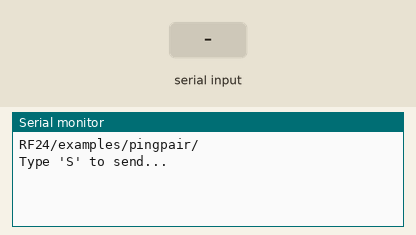
Bench run of a sketch on a simulated Arduino Uno, built with avr-gcc and run on an emulated ATmega328P. On the bench: the last lines printed to the serial monitor. Inputs (shaded band) come from the test bench. No radio packets arrive unless stated.

Above: at 1.2 s.
1.3 s: "S" received over Serial
At 1.46 s:
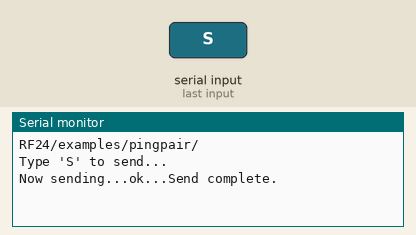
At 2.0 s:
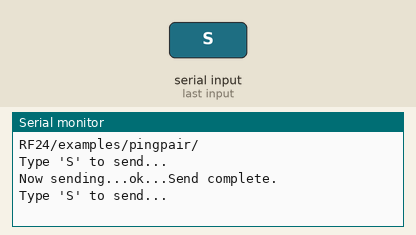

Measured:
- after the input at 1.3 s, the serial monitor: prints a new line at once (image 1)

The sketch:

StalkerDrone_Transmitter.ino
```cpp
/*
 * RF24 Transmitter Unit
 *
 * TO DO:
 * - Add tactile push button to trigger
 * - Test with battery pack
 */

#include <SPI.h>
#include "nRF24L01.h"
#include "RF24.h"
#include "printf.h"

RF24 radio(9, 10);

// Radio pipe addresses for the 2 nodes to communicate.
const uint64_t pipes[2] = { 0xF0F0F0F0E1LL, 0xF0F0F0F0D2LL };

void setup(void) {
  Serial.begin(57600);
  printf_begin();
  printf("\n\rRF24/examples/pingpair/\n\r");

  radio.begin();

  // optionally, increase the delay between retries & # of retries
  radio.setRetries(15, 15);

  // optionally, reduce the payload size.  seems to
  // improve reliability
  radio.setPayloadSize(8);

  radio.openWritingPipe(pipes[0]);
  //radio.openReadingPipe(1, pipes[1]);

  radio.printDetails();
}

void loop(void) {
  printf("\n\rType 'S' to send...\n\r");

  boolean sendTrigger = false;
  while (sendTrigger == false) {
    while (!Serial.available()) {
      ;
    }
    while (Serial.available()) {
      char c = Serial.read();
      if (c == 'S') {
        sendTrigger = true;
        break;
      }
    }
  }

  radio.stopListening();

  // Take the time, and send it.  This will block until complete
  unsigned long message = 1;
  //char message[] = {"I <3 U!\0"};

  printf("Now sending...");
  bool ok = radio.write(&message, sizeof(message));

  if (ok) printf("ok...");
  else printf("failed.\n\r");

  // Now, continue listening
  radio.startListening();

  // Wait here until we get a response, or timeout (250ms)
  unsigned long started_waiting_at = millis();
  bool timeout = false;
  while ( ! radio.available() && ! timeout ) {
    if (millis() - started_waiting_at > 200 ) timeout = true;
  }

  printf("Send complete.\n\r");
}
```

printf.h
```cpp
// (licence header left out)
/**
 * @file printf.h
 *
 * Setup necessary to direct stdout to the Arduino Serial library, which
 * enables 'printf'
 */

#ifndef __PRINTF_H__
#define __PRINTF_H__

#ifdef ARDUINO

int serial_putc( char c, FILE * )
{
  Serial.write( c );

  return c;
}

void printf_begin(void)
{
  fdevopen( &serial_putc, 0 );
}

#else
#error This example is only for use on Arduino.
#endif // ARDUINO

#endif // __PRINTF_H__
```
